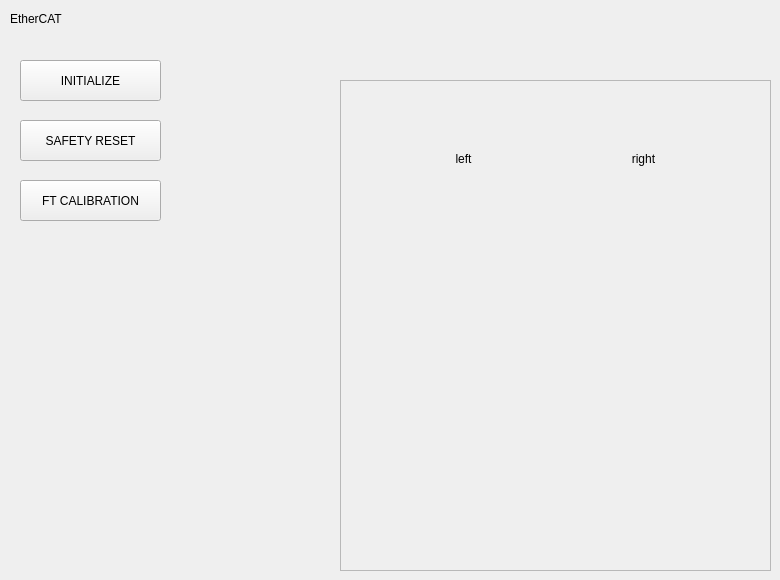
   <widget class="QWidget" name="ECAT">
    <widget class="QLabel" name="label_33">
     <property name="geometry">
      <rect>
       <x>10</x>
       <y>10</y>
       <width>67</width>
       <height>17</height>
      </rect>
     </property>
     <property name="styleSheet">
      <string notr="true"/>
     </property>
     <property name="frameShape">
      <enum>QFrame::NoFrame</enum>
     </property>
     <property name="text">
      <string>EtherCAT</string>
     </property>
    </widget>
    <widget class="QPushButton" name="initializebtn">
     <property name="geometry">
      <rect>
       <x>20</x>
       <y>60</y>
       <width>141</width>
       <height>41</height>
      </rect>
     </property>
     <property name="text">
      <string>INITIALIZE</string>
     </property>
    </widget>
    <widget class="QFrame" name="frame_4">
     <property name="geometry">
      <rect>
       <x>340</x>
       <y>80</y>
       <width>431</width>
       <height>491</height>
      </rect>
     </property>
     <property name="frameShape">
      <enum>QFrame::StyledPanel</enum>
     </property>
     <property name="frameShadow">
      <enum>QFrame::Raised</enum>
     </property>
     <widget class="QLabel" name="label_37">
      <property name="geometry">
       <rect>
        <x>90</x>
        <y>70</y>
        <width>67</width>
        <height>17</height>
       </rect>
      </property>
      <property name="text">
       <string>left</string>
      </property>
      <property name="alignment">
       <set>Qt::AlignCenter</set>
      </property>
     </widget>
     <widget class="QLabel" name="label_38">
      <property name="geometry">
       <rect>
        <x>270</x>
        <y>70</y>
        <width>67</width>
        <height>17</height>
       </rect>
      </property>
      <property name="text">
       <string>right</string>
      </property>
      <property name="alignment">
       <set>Qt::AlignCenter</set>
      </property>
     </widget>
     <widget class="QWidget" name="verticalLayoutWidget">
      <property name="geometry">
       <rect>
        <x>89</x>
        <y>100</y>
        <width>71</width>
        <height>181</height>
       </rect>
      </property>
      <layout class="QVBoxLayout" name="leftarm_layout"/>
     </widget>
     <widget class="QWidget" name="verticalLayoutWidget_3">
      <property name="geometry">
       <rect>
        <x>270</x>
        <y>100</y>
        <width>71</width>
        <height>181</height>
       </rect>
      </property>
      <layout class="QVBoxLayout" name="rightarm_layout"/>
     </widget>
     <widget class="QWidget" name="verticalLayoutWidget_11">
      <property name="geometry">
       <rect>
        <x>140</x>
        <y>290</y>
        <width>71</width>
        <height>131</height>
       </rect>
      </property>
      <layout class="QVBoxLayout" name="leftleg_layout"/>
     </widget>
     <widget class="QWidget" name="verticalLayoutWidget_17">
      <property name="geometry">
       <rect>
        <x>220</x>
        <y>290</y>
        <width>71</width>
        <height>131</height>
       </rect>
      </property>
      <layout class="QVBoxLayout" name="rightleg_layout"/>
     </widget>
     <widget class="QWidget" name="verticalLayoutWidget_18">
      <property name="geometry">
       <rect>
        <x>180</x>
        <y>70</y>
        <width>71</width>
        <height>41</height>
       </rect>
      </property>
      <layout class="QVBoxLayout" name="head_layout"/>
     </widget>
     <widget class="QWidget" name="verticalLayoutWidget_19">
      <property name="geometry">
       <rect>
        <x>180</x>
        <y>190</y>
        <width>71</width>
        <height>61</height>
       </rect>
      </property>
      <layout class="QVBoxLayout" name="waist_layout"/>
     </widget>
    </widget>
    <widget class="QPushButton" name="safetyresetbtn">
     <property name="geometry">
      <rect>
       <x>20</x>
       <y>120</y>
       <width>141</width>
       <height>41</height>
      </rect>
     </property>
     <property name="text">
      <string>SAFETY RESET</string>
     </property>
    </widget>
    <widget class="QPushButton" name="ftcalibbtn">
     <property name="geometry">
      <rect>
       <x>20</x>
       <y>180</y>
       <width>141</width>
       <height>41</height>
      </rect>
     </property>
     <property name="text">
      <string>FT CALIBRATION</string>
     </property>
    </widget>
   </widget>
